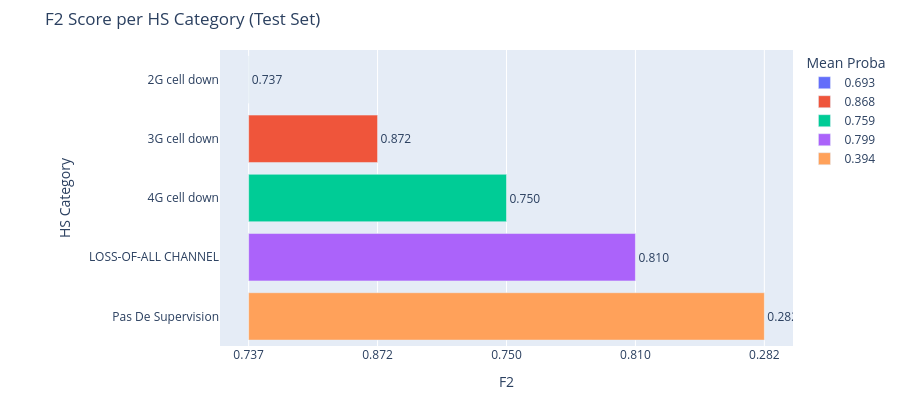

Notebook cell for this chart:
### Code cell
fig = px.bar(
    cat_eval_df, x='F2', y='HS Category', orientation='h',
    color='Mean Proba', color_continuous_scale='Reds',
    title='F2 Score per HS Category (Test Set)', text='F2',
)
fig.update_traces(textposition='outside')
fig.update_yaxes(autorange='reversed')
fig.update_layout(height=400, margin=dict(l=220, r=60, t=50, b=40))
fig.show()

### Figure 1 — Plotly figure (JSON) as saved in the notebook; plotly's stock layout.template omitted (floating-point values rounded to 4 significant figures)
{"data": [{"hovertemplate": "Mean Proba=0.693<br>F2=%{text}<br>HS Category=%{y}<extra></extra>", "legendgroup": "0.693", "marker": {"color": "#636efa", "pattern": {"shape": ""}}, "name": "0.693", "orientation": "h", "showlegend": true, "text": ["0.737"], "textposition": "outside", "type": "bar", "x": ["0.737"], "xaxis": "x", "y": ["2G cell down"], "yaxis": "y"}, {"hovertemplate": "Mean Proba=0.868<br>F2=%{text}<br>HS Category=%{y}<extra></extra>", "legendgroup": "0.868", "marker": {"color": "#EF553B", "pattern": {"shape": ""}}, "name": "0.868", "orientation": "h", "showlegend": true, "text": ["0.872"], "textposition": "outside", "type": "bar", "x": ["0.872"], "xaxis": "x", "y": ["3G cell down"], "yaxis": "y"}, {"hovertemplate": "Mean Proba=0.759<br>F2=%{text}<br>HS Category=%{y}<extra></extra>", "legendgroup": "0.759", "marker": {"color": "#00cc96", "pattern": {"shape": ""}}, "name": "0.759", "orientation": "h", "showlegend": true, "text": ["0.750"], "textposition": "outside", "type": "bar", "x": ["0.750"], "xaxis": "x", "y": ["4G cell down"], "yaxis": "y"}, {"hovertemplate": "Mean Proba=0.799<br>F2=%{text}<br>HS Category=%{y}<extra></extra>", "legendgroup": "0.799", "marker": {"color": "#ab63fa", "pattern": {"shape": ""}}, "name": "0.799", "orientation": "h", "showlegend": true, "text": ["0.810"], "textposition": "outside", "type": "bar", "x": ["0.810"], "xaxis": "x", "y": ["LOSS-OF-ALL CHANNEL"], "yaxis": "y"}, {"hovertemplate": "Mean Proba=0.394<br>F2=%{text}<br>HS Category=%{y}<extra></extra>", "legendgroup": "0.394", "marker": {"color": "#FFA15A", "pattern": {"shape": ""}}, "name": "0.394", "orientation": "h", "showlegend": true, "text": ["0.282"], "textposition": "outside", "type": "bar", "x": ["0.282"], "xaxis": "x", "y": ["Pas De Supervision"], "yaxis": "y"}], "layout": {"barmode": "relative", "height": 400, "legend": {"title": {"text": "Mean Proba"}, "tracegroupgap": 0}, "margin": {"b": 40, "l": 220, "r": 60, "t": 50}, "title": {"text": "F2 Score per HS Category (Test Set)"}, "xaxis": {"anchor": "y", "domain": [0, 1], "title": {"text": "F2"}}, "yaxis": {"anchor": "x", "autorange": "reversed", "domain": [0, 1], "title": {"text": "HS Category"}}}}
